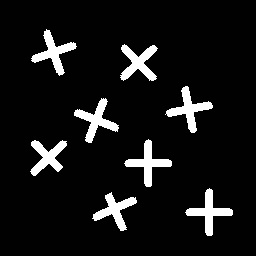
#> input picture BaiTap/Binary_Image_Processing/Images/art8.jpg, 256 x 256 px, found by its file name
$ jupyter execute 'BaiTap5: Binary Image Processing (Connected Component Labeling, Automatic number-plate recognition).ipynb'   (older library calls are emulated)
#> lines starting #> are read from the running program, lines starting #| are printed output that depends on the picture; after the words box and inside, x2 and y2 are one past the last pixel; in counts of white or black regions, pixels touching at a corner belong together
<a href="https://colab.research.google.com/github/ndtuan10/Image-Processing-And-Applications_CS406.M11.KHCL/blob/main/BaiTap/Binary_Image_Processing/BaiTap5%3A%20Binary%20Image%20Processing%20(Connected%20Component%20Labeling%2C%20Automatic%20number-plate%20recognition).ipynb" target="_parent"></a>

#**Ngô Đức Tuấn**

MSSV: 18520186

##**Bài tập 5: Xử lý ảnh nhị phân (Binary image processing) tiếp theo**

[cell 1]
from google.colab import drive
drive.mount('/content/drive')

[cell 2]
import os
import numpy as np
import matplotlib.pyplot as plt
import cv2
from google.colab.patches import cv2_imshow
path ='/content/drive/MyDrive/CS406.M11.KHCL/Baitap/Baitap5/images/'
path_2 ='/content/drive/MyDrive/CS406.M11.KHCL/Baitap/Baitap4/images/'

[cell 3]
path_img1 = os.path.join(path,'art8.jpg')
path_img2 = os.path.join(path,'Bansoxe03.jpg')
path_img3 = os.path.join(path_2,'rice.png')

[cell 4]
# Hiển thị ảnh kết quả
def show(img, new_img, title1, title2):
    plt.figure(figsize = (10, 10))
    plt.subplot(1, 2, 1)
    plt.title(title1)
    img = cv2.cvtColor(img, cv2.COLOR_BGR2RGB)
    img = plt.imshow(img, interpolation = 'bicubic')

    plt.subplot(1, 2, 2)
    plt.title(title2)
    new_img = cv2.cvtColor(new_img, cv2.COLOR_BGR2RGB)
    new_img = plt.imshow(new_img, interpolation = 'bicubic')

[cell 5]
img1 = cv2.imread(path_img1)
#> img1 is the input picture: shape (256, 256, 3); min 0, max 255, mean 21.4
img2 = cv2.imread(path_img2)
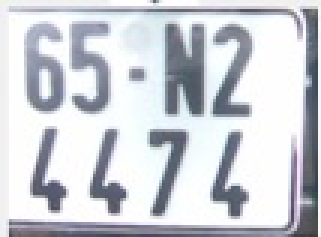
#> input picture BaiTap/Binary_Image_Processing/Images/Bansoxe03.jpg, 107 x 79 px, found by its file name (shown 3 times larger)
#> img2 is the input picture: shape (79, 107, 3); mean B, G, R 213.5, 207.3, 204.3
img3 = cv2.imread(path_img3,0)
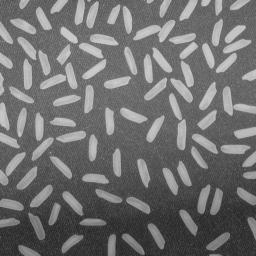
#> input picture BaiTap/Binary_Image_Processing/Images/rice.png, 256 x 256 px, found by its file name
#> img3 is the input picture: shape (256, 256); min 40, max 204, mean 111.2

# **Yêu cầu 1: Xác định thành phần liên thông theo liên thông 4**

## `art8.jpg`

[cell 6]
cv2_imshow(img1)

[cell 7]
def threshold(img, T):
    new_img = img.copy()
    w, h = img.shape
    for i in range (w):
        for j in range (h):
                if (img[i][j]) > T:
                    new_img[i][j] = 255
                else:
                    new_img[i][j] = 0
    return new_img

[cell 8]
def connected_component_label(f):
    f = cv2.imread(path_img1, 0)
    f = cv2.threshold(f, 127, 255, cv2.THRESH_BINARY)[1]
    num_labels, labels = cv2.connectedComponents(f)

    label_hue = np.uint8(179*labels/np.max(labels))
    k = 255*np.ones_like(label_hue)

    labeled_f = cv2.merge([label_hue, k, k])
    labeled_f = cv2.cvtColor(labeled_f, cv2.COLOR_HSV2BGR)
    labeled_f[label_hue==0] = 0

    return labeled_f

[cell 9]
show(img1, connected_component_label(img1), "orignal", "art8_result")
#> in connected_component_label, `f = cv2.threshold(f, 127, 255, cv2.THRESH_BINARY)[1]`: f: shape (256, 256); 8% white; 8 white regions, largest, box (x1, y1, x2, y2) and area: (120, 44, 158, 81) 672, (165, 86, 213, 133) 670, (74, 98, 119, 143) 670
#> in connected_component_label, `num_labels, labels = cv2.connectedComponents(f)`:
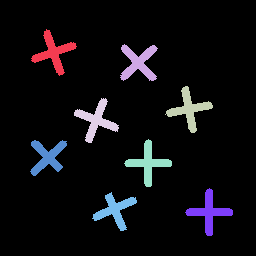
#> labels: shape (256, 256) int32; 9 distinct labels, from 0 to 8; one colour per label, 0 black
#> in connected_component_label, `num_labels, labels = cv2.connectedComponents(f)`: num_labels = 9

## `rice.png`

[cell 10]
cv2_imshow(img3)

[cell 11]
def opening(f, s):
    kernel = np.ones((s, s), np.uint8)
    new_image = cv2.morphologyEx(f, cv2.MORPH_OPEN, kernel)

    return new_image

def dilation(f, s):
    kernel = np.ones((s, s), np.uint8)
    new_image = cv2.dilate(f, kernel, cv2.BORDER_REFLECT)

    return new_image

def erosion(f, s):
    kernel = np.ones((s, s), np.uint8)
    new_image = cv2.erode(f, kernel, cv2.BORDER_REFLECT)

    return new_image

def connected_component_label_2(f):
    f = cv2.imread(path_img3, 0)
    f = cv2.threshold(f, 127, 255, cv2.THRESH_BINARY)[1]
    num_labels, labels = cv2.connectedComponents(f)

    label_hue = np.uint8(179*labels/np.max(labels))
    k = 255*np.ones_like(label_hue)

    labeled_f = cv2.merge([label_hue, k, k])
    labeled_f = cv2.cvtColor(labeled_f, cv2.COLOR_HSV2BGR)
    labeled_f[label_hue==0] = 0

    return labeled_f

[cell 12]
thresh = threshold(img3, 110)
#> after the loop in threshold, `for i in range (w):`:
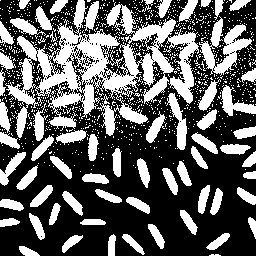
#> new_img: shape (256, 256); 37.5% white; 1019 white regions (956 under 20 px), largest, box (x1, y1, x2, y2) and area: (5, 0, 199, 138) 9714, (199, 16, 252, 76) 1228, (166, 93, 187, 150) 481
rice = opening(thresh, 2)
#> in opening, `new_image = cv2.morphologyEx(f, cv2.MORPH_OPEN, kernel)`: new_image: shape (256, 256); 31.6% white; 114 white regions (36 under 20 px), largest, box (x1, y1, x2, y2) and area: (78, 34, 140, 94) 1538, (40, 27, 83, 92) 980, (9, 37, 52, 105) 967
rice = erosion(rice, 5)
#> in erosion, `new_image = cv2.erode(f, kernel, cv2.BORDER_REFLECT)`: new_image: shape (256, 256); 10.7% white; 97 white regions (2 under 20 px), largest, box (x1, y1, x2, y2) and area: (173, 65, 193, 101) 206, (136, 23, 174, 41) 204, (81, 45, 102, 58) 130
rice = dilation(rice, 4)
#> in dilation, `new_image = cv2.dilate(f, kernel, cv2.BORDER_REFLECT)`: new_image: shape (256, 256); 24.3% white; 95 white regions, largest, box (x1, y1, x2, y2) and area: (172, 64, 195, 103) 425, (42, 64, 79, 91) 416, (135, 22, 176, 43) 414

[cell 13]
show(img3, connected_component_label_2(rice), "orignal", "rice_result")
#> in connected_component_label_2, `f = cv2.threshold(f, 127, 255, cv2.THRESH_BINARY)[1]`: f: shape (256, 256); 26.8% white; 191 white regions (102 under 20 px), largest, box (x1, y1, x2, y2) and area: (170, 60, 194, 103) 455, (133, 20, 175, 43) 438, (40, 62, 78, 90) 432
#> in connected_component_label_2, `num_labels, labels = cv2.connectedComponents(f)`:
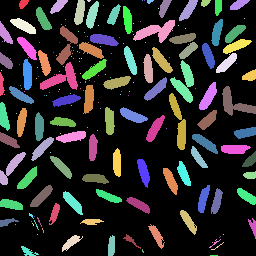
#> labels: shape (256, 256) int32; 192 distinct labels, from 0 to 191; one colour per label, 0 black
#> in connected_component_label_2, `num_labels, labels = cv2.connectedComponents(f)`: num_labels = 192
#> in connected_component_label_2, `labeled_f = cv2.cvtColor(labeled_f, cv2.COLOR_HSV2BGR)`:
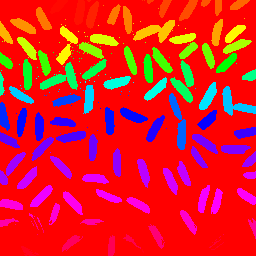
#> labeled_f: shape (256, 256, 3); mean B, G, R 38.7, 29.2, 223
#> in connected_component_label_2, `labeled_f[label_hue==0] = 0`:
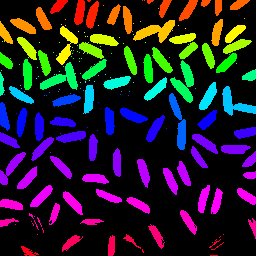
#> labeled_f: shape (256, 256, 3); mean B, G, R 38.7, 29.2, 36.1

[cell 14]
def connected_component_label_with_Stats(f):
  gray = cv2.cvtColor(f, cv2.COLOR_BGR2GRAY)
  connectivity=4
  thresh = cv2.threshold(gray, 127, 255, cv2.THRESH_BINARY | cv2.THRESH_OTSU)[1]
  num_labels, labels, stats, centroid = cv2.connectedComponentsWithStats(thresh, connectivity, cv2.CV_32S)

  return num_labels, labels, stats, centroid

[cell 15]
plt.imshow(connected_component_label_with_Stats(img1)[1])
#> in connected_component_label_with_Stats, `num_labels, labels, stats, centroid = cv2.connectedComponentsWithStats..`: num_labels = 9; stats = [[0, 0, 256, 256, 60281], [31, 29, 46, 47, 667], [120, 44, 38, 37, 672], [165, 86, 48, 47, 670], [74, 98, 45, 45, 670], [124, 139, 48, 48, 670], [30, 140, 37, 36, 618], [185, 188, 48, 48, 670], [92, 192, 45, 39, 618]]; centroid = [[127.7, 126.9], [53.25, 52.04], [138.1, 62.32], [188.7, 108.9], [95.88, 119.9], [147.8, 162.8], [47.1, 156.3], [208.8, 211.8], [114.7, 209.8]]

# **Yêu cầu 2: Biển số xe**

[cell 16]
cv2_imshow(img2)

[cell 17]
plt.imshow(connected_component_label_with_Stats(img2)[1])
#> in connected_component_label_with_Stats (call 2), `thresh = cv2.threshold(gray, 127, 255, cv2.THRESH_BINARY | cv2.THRESH_..`:
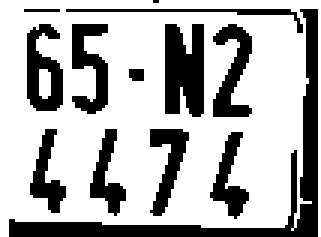
#> thresh: shape (79, 107) (shown 3 times larger); 69.5% white; 13 black regions (3 under 20 px), largest, box (x1, y1, x2, y2) and area: (3, 3, 106, 79) 809, (55, 8, 68, 39) 345, (9, 8, 21, 37) 219
#> in connected_component_label_with_Stats (call 2), `num_labels, labels, stats, centroid = cv2.connectedComponentsWithStats..`:
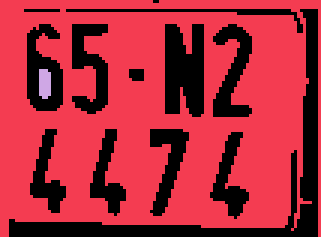
#> labels: shape (79, 107) int32 (shown 3 times larger); 3 distinct labels, from 0 to 2; one colour per label, 0 black
#> in connected_component_label_with_Stats (call 2), `num_labels, labels, stats, centroid = cv2.connectedComponentsWithStats..`: num_labels = 3; stats = [[3, 0, 103, 79, 2575], [0, 0, 107, 79, 5841], [13, 23, 4, 10, 37]]; centroid = [[56.45, 42.46], [51.72, 37.55], [14.46, 27.38]]

[cell 18]
gray = cv2.cvtColor(img2, cv2.COLOR_BGR2GRAY)
thresh = cv2.threshold(gray, 0, 255, cv2.THRESH_BINARY_INV | cv2.THRESH_OTSU)[1]
cv2_imshow(thresh)

[cell 19]
connectivity=4
num_labels, labels, stats, centroid = cv2.connectedComponentsWithStats(thresh, connectivity, cv2.CV_32S)
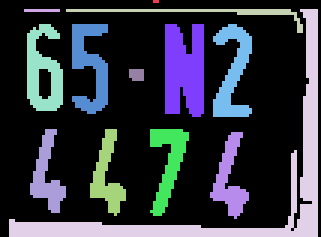
#> labels: shape (79, 107) int32 (shown 3 times larger); 14 distinct labels, from 0 to 13; one colour per label, 0 black
#> num_labels = 14; stats = 14 rows, first 6: [0, 0, 107, 79, 5878], [51, 0, 2, 1, 2], [8, 3, 12, 1, 12], [22, 3, 79, 8, 105], [3, 3, 103, 76, 809], [9, 8, 12, 29, 219]; centroid = 14 rows, first 8: [51.49, 37.48], [51.5, 0], [13.5, 3], [68.44, 3.65], [75.01, 60.44], [13.96, 23.42], [29.58, 21.68], [60.98, 23.04]

mask = np.zeros(img2.shape, dtype="uint8")
for i in range(0, num_labels):
    x = stats[i, cv2.CC_STAT_LEFT]
    y = stats[i, cv2.CC_STAT_TOP]
    w = stats[i, cv2.CC_STAT_WIDTH]
    h = stats[i, cv2.CC_STAT_HEIGHT]
    if  w < 15 and w > 5 and h > 5:
        c = thresh[y:y + h,x:x+w]
        img_rst = cv2.cvtColor(c, cv2.COLOR_BGR2RGB)
        plt.imshow(img_rst)
        plt.show()
#> this loop made 14 passes
#> (x, y, w, h) on passes 1 to 12: (0, 0, 107, 79), (51, 0, 2, 1), (8, 3, 12, 1), (22, 3, 79, 8), (3, 3, 103, 76), (9, 8, 12, 29), (24, 8, 12, 30), (55, 8, 13, 31), (71, 8, 13, 31), (43, 23, 5, 4), (10, 43, 12, 28), (30, 43, 12, 29)
